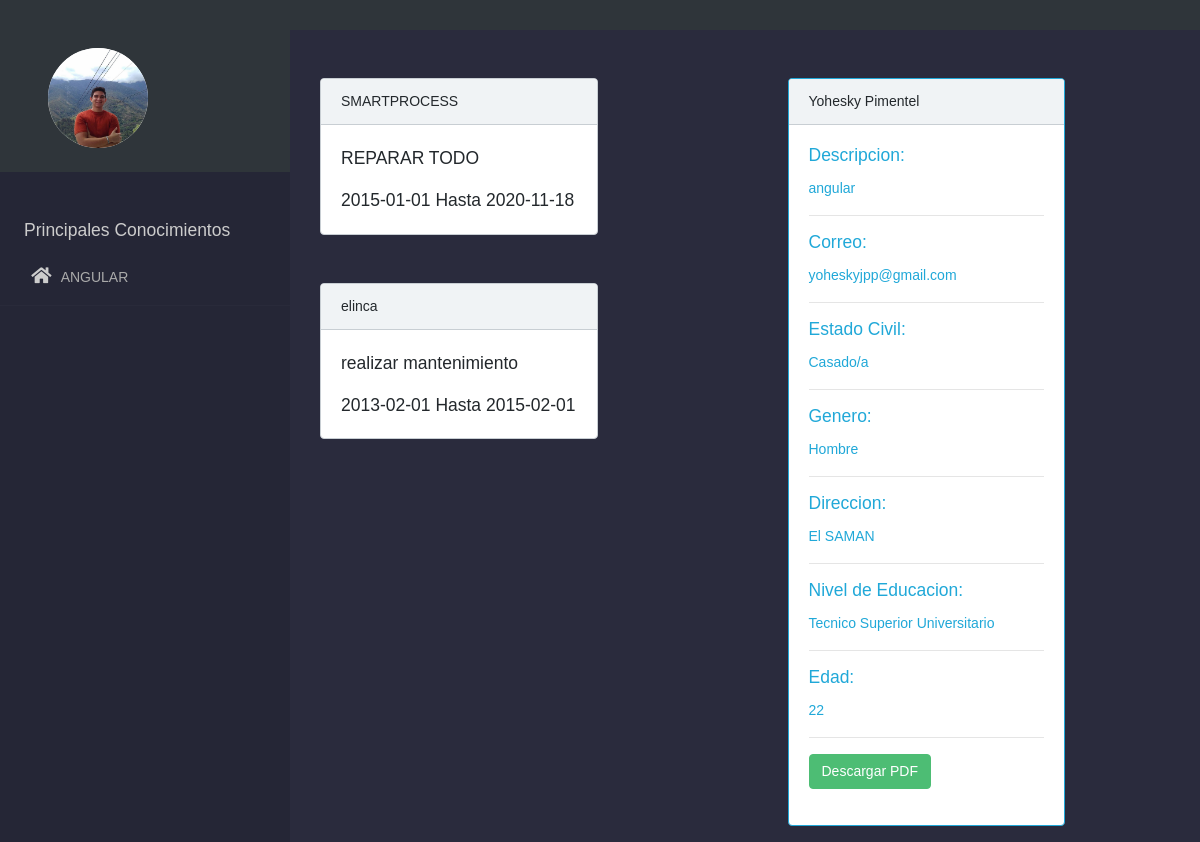
The page /postulados.php?id=1 on the database its author committed.
### tables this page shows
CREATE TABLE `usuarios` (
  `idusuarios` int(11) NOT NULL,
  `nombre` varchar(45) NOT NULL,
  `apellido` varchar(45) NOT NULL,
  `ci` varchar(11) NOT NULL,
  `correo` varchar(45) NOT NULL,
  `contrasena` varchar(45) NOT NULL,
  `fechaNacimiento` date NOT NULL,
  `estadoCivil` varchar(45) NOT NULL,
  `genero` varchar(45) NOT NULL,
  `num1` varchar(11) NOT NULL,
  `direccion` varchar(45) NOT NULL,
  `puestoDeseado` varchar(45) NOT NULL,
  `educacion` varchar(45) NOT NULL,
  `perfilProfesional` varchar(45) NOT NULL,
  `idioma` varchar(45) NOT NULL,
  `nivelIdioma` varchar(45) NOT NULL,
  `disponibilidadViajar` varchar(2) NOT NULL,
  `licencia` varchar(2) NOT NULL,
  `vehiculo` varchar(2) DEFAULT NULL,
  `expEmpresa` varchar(100) NOT NULL,
  `expPais` varchar(100) NOT NULL,
  `expSector` varchar(100) NOT NULL,
  `expArea` varchar(100) NOT NULL,
  `expLabor` varchar(100) NOT NULL,
  `expFechaIni` date NOT NULL,
  `expFechaFin` date NOT NULL,
  `curriculum` text,
  `descripcion` varchar(100) DEFAULT NULL,
  `fotoPerfil` varchar(1000) DEFAULT './img-perfil/perfil-predeterminado.png',
  `pregunta1` varchar(150) DEFAULT NULL,
  `resp1` char(150) DEFAULT NULL,
  `sueldoDeseado` char(100) DEFAULT NULL,
  `edad` int(100) DEFAULT NULL,
  `esAdmin` tinyint(1) DEFAULT '0',
  `instagram` varchar(150) DEFAULT NULL,
  `facebook` varchar(150) DEFAULT NULL,
  `linkedin` varchar(150) DEFAULT NULL,
  `idpais` int(11) DEFAULT NULL,
  `idestado` int(11) DEFAULT NULL
);

CREATE TABLE `habilidades` (
  `idHabilidad` int(11) NOT NULL,
  `nombreHabilidad` varchar(150) NOT NULL,
  `idusuario` int(11) NOT NULL,
  `nivelHabilidad` varchar(150) NOT NULL
);

CREATE TABLE `experiencia` (
  `idexp` int(11) NOT NULL,
  `expEmpresa` varchar(100) NOT NULL,
  `expPais` varchar(100) NOT NULL,
  `expSector` varchar(100) NOT NULL,
  `expArea` varchar(100) NOT NULL,
  `expLabor` varchar(100) NOT NULL,
  `expFechaIni` date NOT NULL,
  `expFechaFin` date NOT NULL,
  `usuarios_idusuarios` int(11) NOT NULL,
  `yearExp` int(100) DEFAULT NULL
);

### postulados.php (the view, shortened to what this page needs)
<?php include("includes/headerEmpresa.php") ?>
<link rel="stylesheet" href="css/dashboard.css">
<?php
include('includes/conexion.php');
$id = $_GET["id"];
$query = "SELECT * FROM experiencia JOIN usuarios ON experiencia.usuarios_idusuarios = usuarios.idusuarios WHERE idusuarios = '$id'";
$rsquery = mysqli_query($conexion, $query);
$postulado = mysqli_fetch_array($rsquery);
$query2 = "SELECT * FROM experiencia WHERE usuarios_idusuarios='$id'";
$rsquery2 = mysqli_query($conexion, $query2);
?>
<div class="row">
    <div class="col-md-4">
        <aside class="side-nav" id="show-side-navigation1">
            <div class="bg-dark">
                <img src="<?php echo $postulado["fotoPerfil"] ?>" alt="perfil" class="responsive rounded-circle mb-4 mt-5 ml-5  bg-white" id="fotoPerfil" style="width: 100px; height: 100px;">
            </div>
            <ul class="categories">
                <h5 class="mt-5 ml-4">Principales Conocimientos</h5>
                <?php
                    $query4 = "SELECT * FROM habilidades WHERE idusuario = '$id'";
                    $rsquery4 = mysqli_query($conexion, $query4);
                    while ($row4 = mysqli_fetch_array($rsquery4))
                    {
                        echo " <li><i class='fa fa-home fa-fw' aria-hidden='true'></i><a href='#'> ".$row4["nombreHabilidad"]." </a></li>  ";
                    }
                ?>
            </ul>
        </aside>
    </div>
    <div class="col-md-6">
        <div class="contents">
            <div class="row">
                <div class="col-md-6">
                    <?php while ($row = $expPost = mysqli_fetch_array($rsquery2)) {
                        echo
                            '
            <div class="card mt-5" style="right: 90px;">
                <div class="card-header">
                    ' . $row['expEmpresa'] . '
                </div>
                <div class="card-body">
                    <blockquote class="blockquote mb-0">
                    <p> ' . $row['expLabor'] . ' </p>
                    <footer >' . $row['expFechaIni'] . ' Hasta ' . $row['expFechaFin'] . ' </cite></footer>
                    </blockquote>
                </div>
            </div>
                        ';
                    } ?>
                </div>
                <div class="col-md-6">
                <?php
                    include("includes/conexion.php");
                    $query3 = "SELECT * FROM usuarios WHERE idusuarios ='$id' ";
                    $result = mysqli_query($conexion, $query3);
                    $cv = mysqli_fetch_array($result);
                    ?>
                    <div class="card border-primary mb-3 mt-5" style="max-width: 18rem; left: 70px;">
                        <div class="card-header"> <?php echo $cv["nombre"] ?>  <?php echo $cv["apellido"] ?> </div>
                        <div class="card-body text-primary">
                            <h5 class="card-title">Descripcion:</h5>
                            <p class="card-text">
                            <?php echo $cv["descripcion"] ?>
                                <hr>
                                <h5 class="card-title">Correo:</h5>
                                <?php echo $cv["correo"] ?>
                                <hr>
                                <h5 class="card-title">Estado Civil:</h5>
                                <?php echo $cv["estadoCivil"] ?>
                                <hr>
                                <h5 class="card-title">Genero:</h5>
                                <?php echo $cv["genero"] ?>
                                <hr>
                                <h5 class="card-title">Direccion:</h5>
                                <?php echo $cv["direccion"] ?>
                                <hr>
                                <h5 class="card-title">Nivel de Educacion:</h5>
                                <?php echo $cv["educacion"] ?>
                                <hr>
                                <h5 class="card-title">Edad:</h5>
                                <?php echo $cv["edad"] ?>
                                <hr>
                                <?php
                                    if(!empty($cv["curriculum"])){
                                      echo "<a href='".$cv['curriculum']."?idusuario=$id' target='_blank' class='btn btn-success'> Descargar PDF </a>";
                                    }
                                ?>
                            </p>
                        </div>
                    </div>
                </div>
            </div>
        </div>
    </div>
    <?php include("includes/footer.php") ?>

### includes/headerEmpresa.php (shortened to what this page needs)
<!DOCTYPE html>
<html lang="en">
<head>
    <link rel="stylesheet" href="css/bootstrap.min.css">
    <link rel="stylesheet" href="https://cdnjs.cloudflare.com/ajax/libs/animate.css/3.7.2/animate.min.css">
    <link rel="stylesheet" href="./css/coreui.min.css">
    <link rel="stylesheet" href="css/custom.css">
    <link rel="stylesheet" href="./css/all.css">
    <link rel="stylesheet" href="./css/fontawesome.css">
    <link rel="stylesheet" href="css/pushbar.css">
    <link rel="stylesheet" href="css/custom.css">
    <link rel="stylesheet" href="js/jquery-ui-1.12.1.custom/jquery-ui.css">
    <link rel="stylesheet" href="css/dashboard.css">
</head>
<body>
<nav class="navbar navbar-expand-lg navbar-dark bg-dark">
       <div data-pushbar-id="pushbar-menu" class="pushbar from_left pushbar-menu fondo">
       <nav class="side-nav">
       <ul class="categories">
       <li id="publicar">Publicar </li>
        <li id="mistrabajos">Mis Publicaciones </li>
        <li id="buscarTrabajador">Buscar Trabajador</li>
        <li id="perfilEmpresa">Perfil</li>
        <li id="salir">Salir</li>
      </ul>
       </nav>
    </div>
    </nav>

### includes/footer.php (shortened to what this page needs)
</body>
</html>

### css/custom.css (style rules this page uses)
* { margin: 0; padding: 0; }
.fondo { background-color: rgba(30, 39, 46,.9); }

### css/all.css (style rules this page uses)
.fa,.fab,.fal,.far,.fas { -moz-osx-font-smoothing:grayscale;-webkit-font-smoothing:antialiased;display:inline-block;font-style:normal;font-variant:normal;text-rendering:auto;line-height:1 }
.fa-fw { text-align:center;width:1.25em }
.fa-home:before { content:"\f015" }
.fa,.far,.fas { font-family:"Font Awesome 5 Free" }
.fa,.fas { font-weight:900 }

### css/pushbar.css (style rules this page uses)
.pushbar { z-index: 1000; position: fixed; will-change: transform; overflow-y: auto; transition:transform 0.5s ease; will-change: transform; background:#fff; }
.pushbar.from_left { top: 0; left: 0; width: 256px; max-width: 100%; height: 100%; min-height: 100vh; transform: translateZ(0) translateX(-100%); }

### css/dashboard.css (style rules this page uses)
* { padding: 0; margin: 0; -webkit-box-sizing: border-box; -moz-box-sizing: border-box; box-sizing: border-box; font-family: 'Droid Sans', sans-serif; outline: none; }
body { background-color: #2a2b3d; overflow: hidden; overflow-y: scroll; }
.side-nav { float: left; height: 100%; width: 290px; background-color: #252636; color: #CCC; -webkit-transform: translateX(0); -moz-transform: translateX(0); transform: translateX(0); -webkit-transition: all .3s ease-in-out; -moz-transition: all .3s ease-in-out; transition: .3s; position: fixed; top: 0; left: 0; overflow: auto; z-index: 9999999 }
.side-nav .categories > li { padding: 17px 40px 17px 30px; overflow: hidden; border-bottom: 1px solid rgba(255, 255, 255, 0.02); cursor: pointer; }
.side-nav .categories > li > a { color: #AAA; text-decoration: none; }
.side-nav .categories > li > i { font-size: 18px; margin-right: 5px }
.side-nav .categories > li > a:after { content: "\f053"; font-family: fontAwesome; font-size: 11px; line-height: 1.8; float: right; color: #AAA; -webkit-transition: all .3s ease-in-out; -moz-transition: all .3s ease-in-out; transition: all .3s ease-in-out; }

### rows shown on the page
usuarios: fotoPerfil (picture), nombre "Yohesky", apellido "Pimentel", descripcion "angular", correo "yoheskyjpp@gmail.com", estadoCivil "Casado/a", genero "Hombre", direccion "El SAMAN", educacion "Tecnico Superior Universitario", edad "22"
habilidades: nombreHabilidad "ANGULAR"
experiencia: expEmpresa "SMARTPROCESS", expLabor "REPARAR TODO", expFechaIni "2015-01-01", expFechaFin "2020-11-18"
experiencia: expEmpresa "elinca", expLabor "realizar mantenimiento", expFechaIni "2013-02-01", expFechaFin "2015-02-01"
